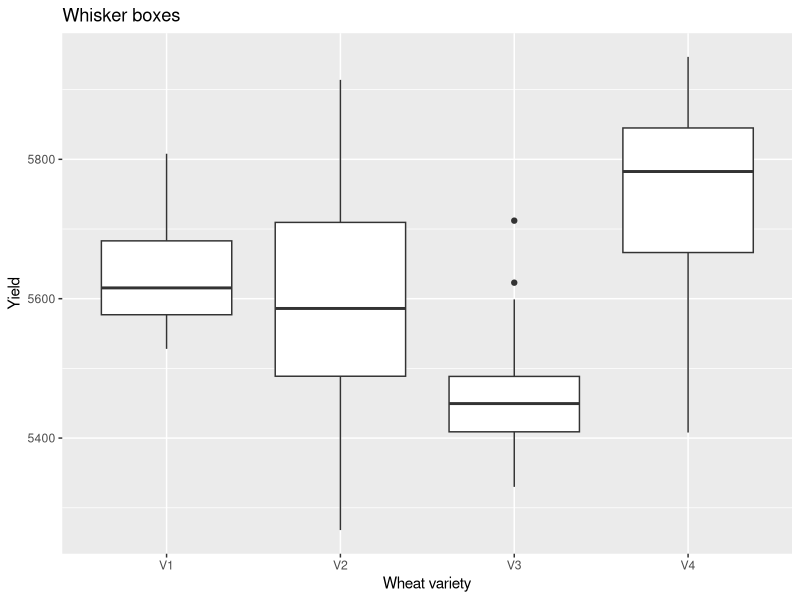
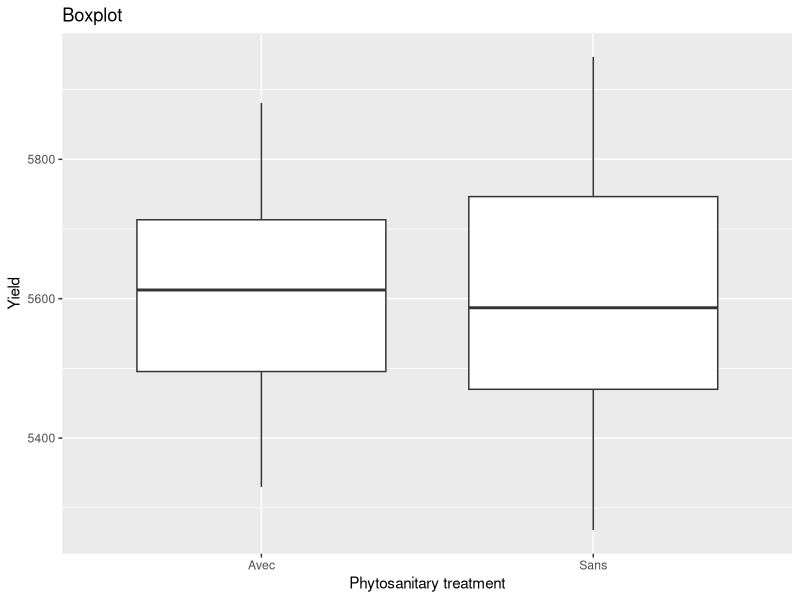

The R source for these figures, in order:
## ---- chunk 1
knitr::opts_chunk$set(echo = TRUE)
## ---- chunk 2
library(ggplot2)
## ---- chunk 3
ble <- read.table("ble.txt",header=TRUE,sep=";",dec=".")
ble
## ---- chunk 4
ggplot(ble,aes(x=variete,y=rdt))+
geom_boxplot()+
ggtitle("Whisker boxes")+
xlab("Wheat variety")+
ylab("Yield")
## ---- chunk 5
ggplot(ble,aes(x=phyto,y=rdt))+
geom_boxplot()+
ggtitle("Boxplot")+
xlab("Phytosanitary treatment")+
ylab("Yield")

## ---- chunk 6
anova_variete <- lm(rdt~variete,data=ble)
summary(anova_variete)
## ---- chunk 7
anova(anova_variete)
## ---- chunk 8
anova_phyto <- lm(rdt~phyto,data=ble)
summary(anova_phyto)
anova(anova_phyto)
## ---- chunk 9
anova_variete_phyto <- lm(rdt~variete*phyto,data=ble)
summary(anova_variete_phyto)
anova(anova_variete_phyto)

